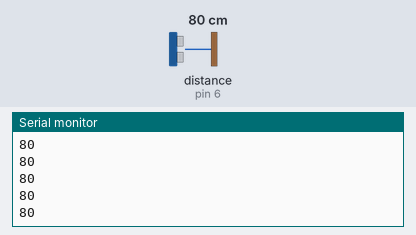
Recording of a sketch running on a simulated Arduino Uno, built with avr-gcc and run on an emulated ATmega328P. Parts: the last lines printed to the serial monitor. Wiring (inferred from the names in the program): ultrasonic range finder: trigger pin 7; echo pin 6. The test bench sets the inputs (shaded band); at power-on: distance to the obstacle (sensor on pin 6) 80 cm. The echo pulse lasts 58.3 µs per cm.

Above: at 1.2 s.
1.3 s: distance to the obstacle (sensor on pin 6) set to 2 cm
At 1.37 s:
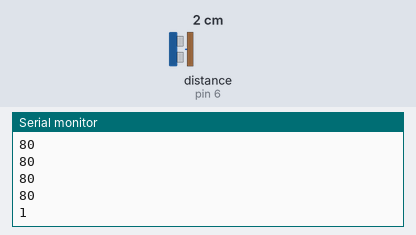
2.8 s: distance to the obstacle (sensor on pin 6) set to 4 cm
At 2.88 s:
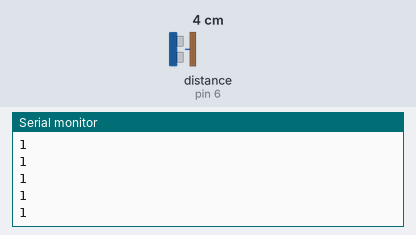
Timing chart, 0 to 5.8 s (numbered marks = the images above; inputs shaded):
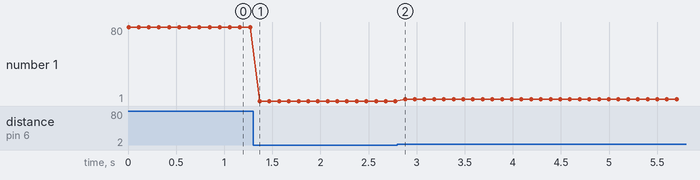

The sketch:

HC-_SRO4.ino
```cpp
int trig=7;
int echo=6;
int timeInMicro;
int distanceInCm;
void setup() {
  Serial.begin(9600);
  pinMode(7,OUTPUT);
  pinMode(6,INPUT);
}
void loop() {
  digitalWrite(trig,LOW);
  delayMicroseconds(2);
  digitalWrite(trig,HIGH);
  delayMicroseconds(10);
  digitalWrite(trig,LOW);
  timeInMicro=pulseIn(echo,HIGH);
  distanceInCm=timeInMicro /29 /2;
  Serial.println(distanceInCm);
  delay(100);
}
```

Measured:
- after the input at 1.3 s, the serial monitor: prints a new line after 0.07 s (image 1)
- plotted number 1: 80 → 1 after the input at 1.3 s, 1 → 3 after the input at 2.8 s
